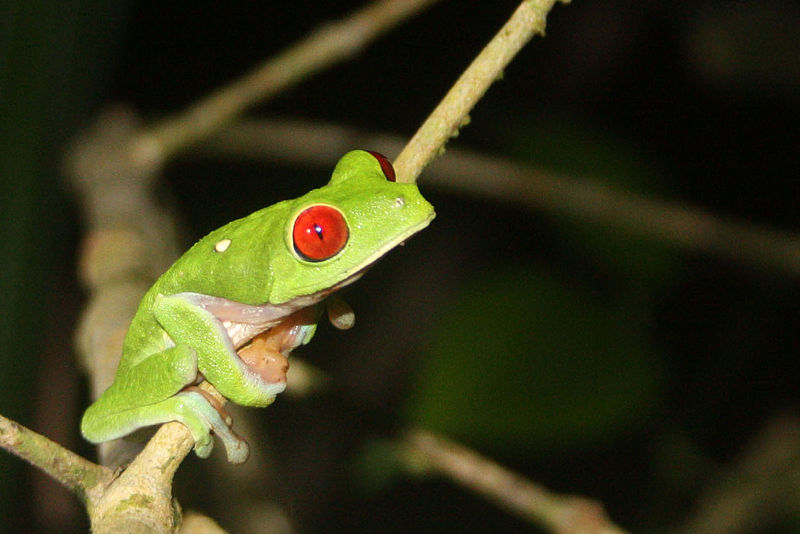
#> input picture doc/Traitement_images/data/grenouille.jpg, 800 x 534 px
$ python grenouille_map.py
#> lines starting #> are read from the running program, lines starting #| are printed output that depends on the picture
from PIL import Image
import numpy as np
from matplotlib import pyplot as plt
im = Image.open('../data/grenouille.jpg')
#> im is the input picture: PIL image 800x534 RGB; mean R, G, B 54.7, 54.1, 25.7
rouge, vert, bleu = im.split()
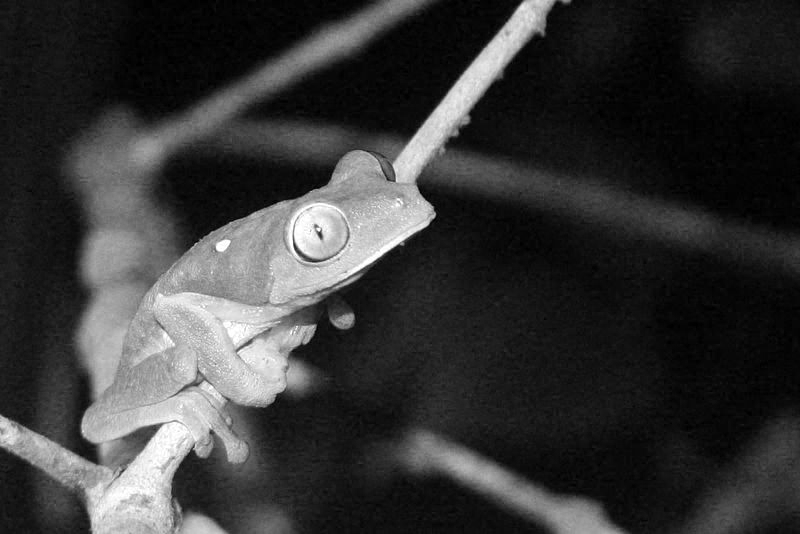
#> rouge: PIL image 800x534 L; min 0, max 255, mean 54.7
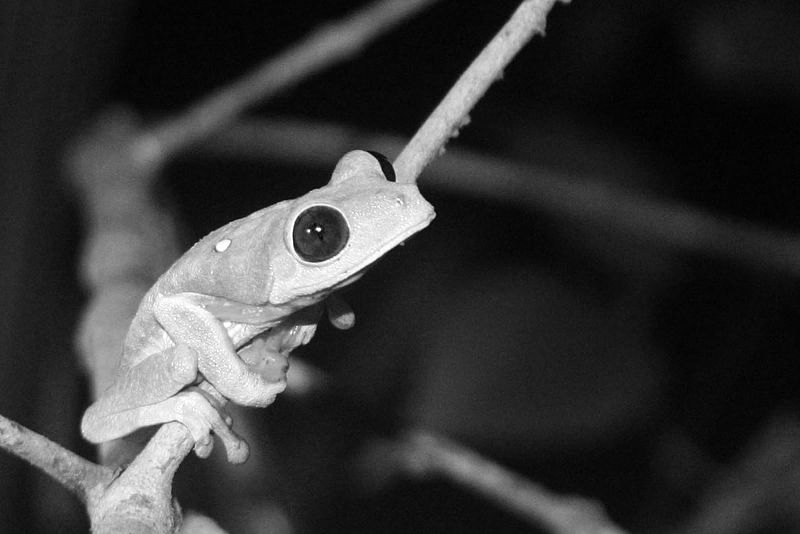
#> vert: PIL image 800x534 L; min 0, max 255, mean 54.1
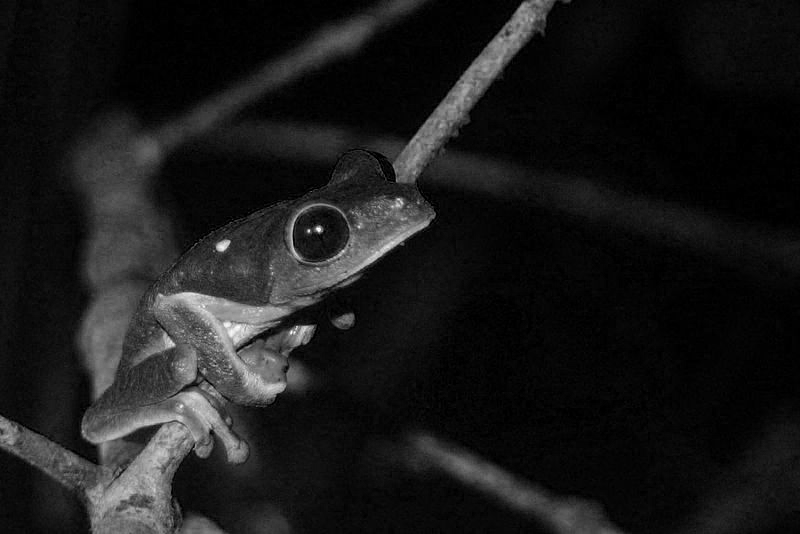
#> bleu: PIL image 800x534 L; min 0, max 255, mean 25.7
Z = np.array(rouge)
Z = np.flipud(Z)
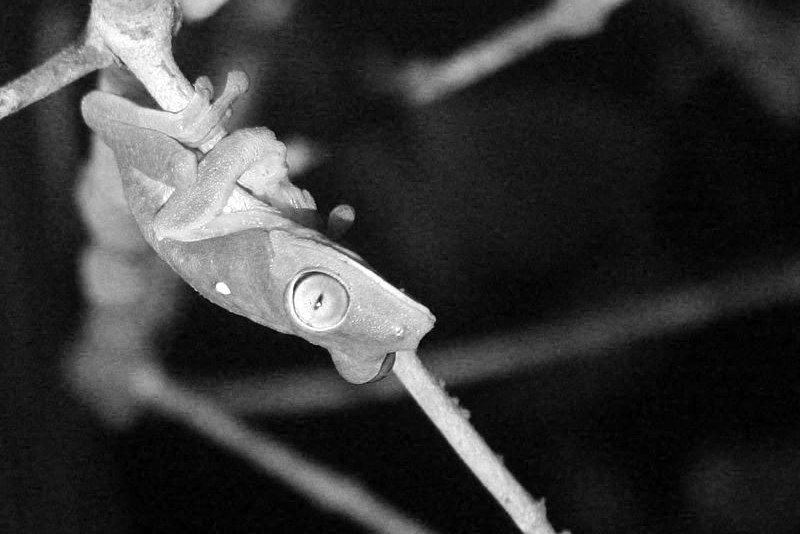
#> Z: shape (534, 800); min 0, max 255, mean 54.7
ny, nx = Z.shape
#> ny = 534; nx = 800
x = np.arange(nx)
#> x = 800 values from 0 to 799
y = np.arange(ny)
#> y = 534 values from 0 to 533
X, Y = np.meshgrid(x, y)
fig = plt.figure(0)
plt.clf()
plt.title("Image monochrome")
plt.contourf(X, Y, Z, 100)
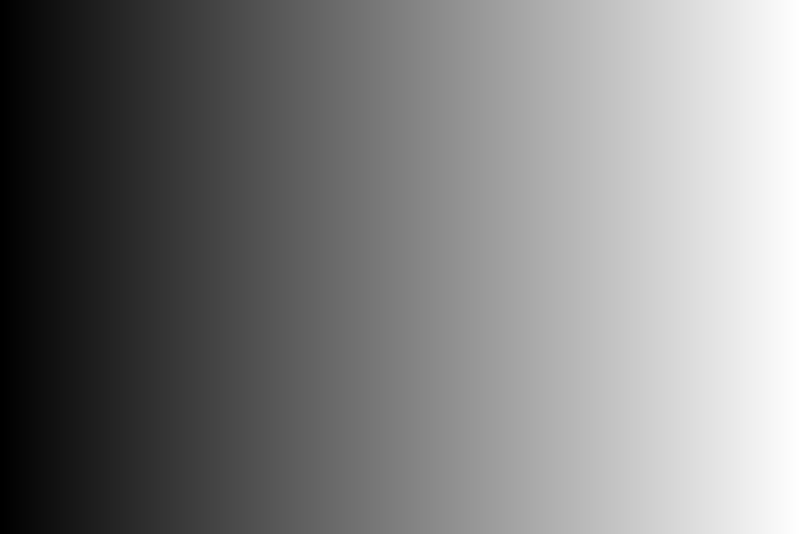
#> X: shape (534, 800) int64; min 0, max 799, mean 399.5; drawn with min black and max white
cbar = plt.colorbar()
cbar.set_label("Valeurs pixels")
plt.grid()
plt.xlabel("Pixels selon x")
plt.ylabel("Pixels selon y")
plt.show()
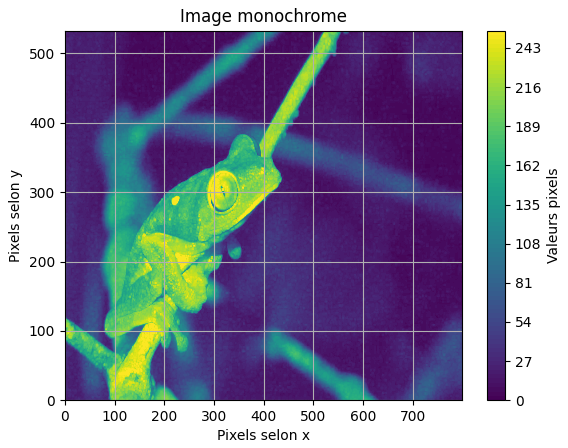
#> figure drawn by matplotlib, 2 panels
